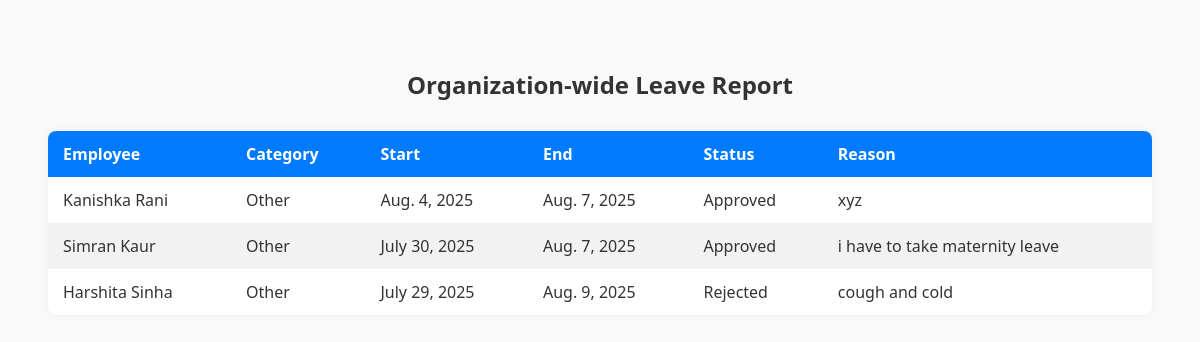
Page /attendance/org-leave-report/ on the committed database.
### attendance/models.py (models this page shows, shortened)
class leave(models.Model):
    employee = models.ForeignKey(Employee, on_delete=models.CASCADE)
    start_date = models.DateField()
    end_date = models.DateField()
    reason = models.TextField()
    category = models.CharField(max_length=20, choices=LEAVE_CATEGORIES, default='Other')
    status = models.CharField(max_length=10, choices=LEAVE_STATUS, default='Pending')

### emp_app/models.py (models this page shows, shortened)
class Employee(models.Model):
    first_name = models.CharField(max_length = 100 , null=False)
    last_name = models.CharField(max_length=100)
    dept = models.ForeignKey(Department , on_delete=models.CASCADE)
    salary = models.IntegerField(default=0)
    bomus = models.IntegerField(default=0)
    role = models.ForeignKey(Role , on_delete=models.CASCADE)
    phone = models.IntegerField(default=0)
    hire_date = models.DateField()
    location = models.CharField(max_length=300 , default='Mumbai')

### attendance/views.py (the view)
# urls.py: path('org-leave-report/', views.org_leave_report, name='org-leave-report'),
def org_leave_report(request):
    leaves = leave.objects.select_related('employee').all()
    return render(request, 'attendance/org_leave_report.html', {'leaves': leaves})

### attendance/templates/attendance/org_leave_report.html (shortened to what this page needs)
<!DOCTYPE html>
<html lang="en">
<head>
</head>
<body>
  <h2>Organization-wide Leave Report</h2>
  <table>
    <thead>
      <tr>
        <th>Employee</th>
        <th>Category</th>
        <th>Start</th>
        <th>End</th>
        <th>Status</th>
        <th>Reason</th>
      </tr>
    </thead>
    <tbody>
      {% for l in leaves %}
      <tr>
        <td>{{ l.employee.first_name }} {{ l.employee.last_name }}</td>
        <td>{{ l.category }}</td>
        <td>{{ l.start_date }}</td>
        <td>{{ l.end_date }}</td>
        <td>{{ l.status }}</td>
        <td>{{ l.reason }}</td>
      </tr>
      {% endfor %}
    </tbody>
  </table>
</body>
</html>

### attendance/templates/attendance/org_leave_report.html (style rules this page uses)
body { font-family: 'Segoe UI', Tahoma, Geneva, Verdana, sans-serif; background-color: #f9f9f9; padding: 40px; }
h2 { text-align: center; color: #333; margin-bottom: 30px; }
table { width: 100%; border-collapse: collapse; background-color: #fff; box-shadow: 0 0 10px rgba(0,0,0,0.05); border-radius: 8px; overflow: hidden; }
th, td { padding: 12px 15px; text-align: left; }
th { background-color: #007bff; color: white; font-weight: 600; }
tr:nth-child(even) { background-color: #f2f2f2; }
td { color: #333; }

### rows in the picture
leave: employee.first_name "Kanishka", employee.last_name "Rani", category "Other", start_date "Aug. 4, 2025", end_date "Aug. 7, 2025", status "Approved", reason "xyz"
leave: employee.first_name "Simran", employee.last_name "Kaur", category "Other", start_date "July 30, 2025", end_date "Aug. 7, 2025", status "Approved", reason "i have to take maternity leave"
leave: employee.first_name "Harshita", employee.last_name "Sinha", category "Other", start_date "July 29, 2025", end_date "Aug. 9, 2025", status "Rejected", reason "cough and cold"
